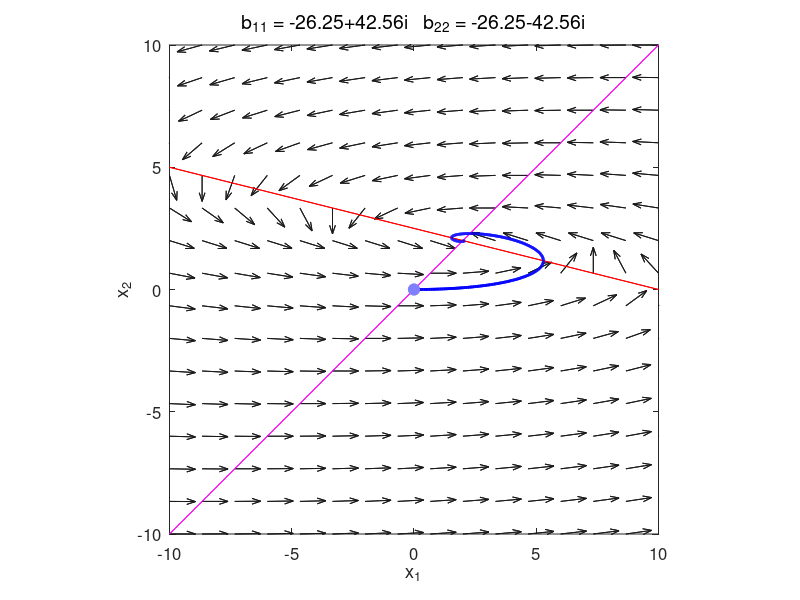
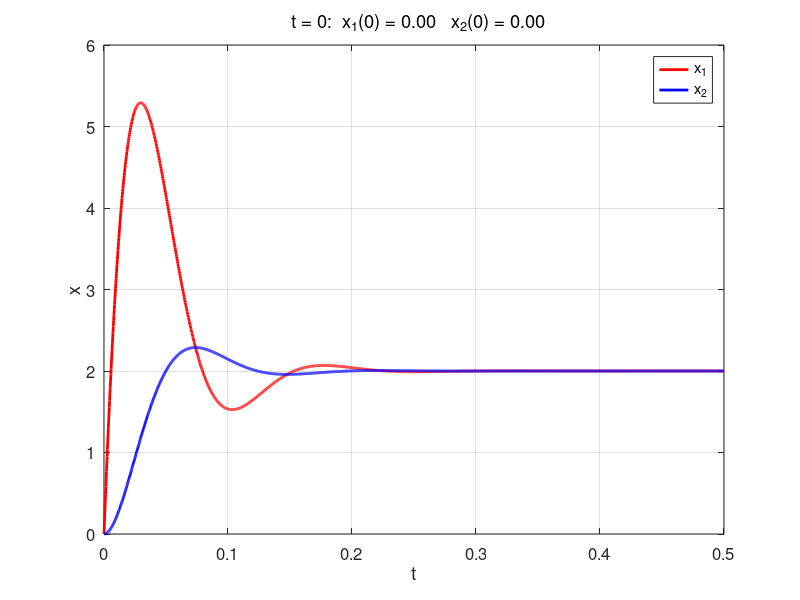

The MATLAB script that drew these images, in order:
% chaos10.m

% Dynamics of Linear and Nonlinear Systems
% PHASE PLANE ANALYSIS: LInear Systems

% Ian Cooper
% email: ian.cooper@sydney.edu.au
% School of Physics, University of Sydney
% 180813 / Matlab version R2018a

% DOING PHYSICS WITH MATLAB 
%    ../mphome.htm
% Reference page for documentation and notes
%    http://www.physics.usyd.edu.au/teach_res/mp/doc/chaos10.pdf

clear 
close all  % comment/uncomment to hold on plot for extra initial conditions
clc


% INPUTS [default values] ===========================================

% D.E. coefficients  K matrix  [2 1 0; 2 -1 0]
  k11 = -40; k12 = -160; k13 = 400;
  k21 = 12.5; k22 = -12.5; k23 = 0;

% Initial conditions t = 0 : range for x1(1)  [-10:10]
   x1I = 0;
   
% Initial conditions: t = 0  x2(1) values  [9]
   x2I = 0;  

% Time domain: time interval tMax [15] / number of time steps nT [2000]
   tMax = 0.5;
   nT = 2000;

% Phase space setup: dimensions [-10 to + 10] / number of vectors nX*nX [16] 
   L = 10;
   x1Min = -L; 
   x1Max = L;
   x2Min = -L; 
   x2Max = L;
   nX = 16;      

     
% CALCULATIONS =====================================================

% K matrix
   K = [k11 k12;k21 k22];
 
% Equilibrium (critical) point 
   xC = K\[-k13;-k23];
    
% (x,y) coordinates for a set of Initial Conditions
   LenXI = length(x1I);
   x1I(LenXI+1:2*LenXI) = x1I;
   x2I = x2I.*ones(1,LenXI);
   x2I(LenXI+1:2*LenXI) = -x2I;

% Eigenfunctions a and eigenvalues b
   [a, b] = eig(K);
   

% COMMAND WINDOW OUTPUT  ==============================================
  disp('D.E. coefficients k11 k12 k13 / k21 k23 k23')
  fprintf('   %2.2f   %2.2f   %2.2f ',k11,k12,k13);
  disp('  ')
  fprintf('   %2.2f   %2.2f   %2.2f ',k21,k22,k23);
  disp('  ')
  disp('  ')
  disp('Eigenvalues b = ')
  disp(b)
  disp('Eigenfunction a = ')
  disp(a)
  
  
% SOLUTIONS D.E.  =====================================================  
figure(1)   % phase space portrait
   FS = 12;
   pos = [0.02 0.05 0.25 0.35];
   set(gcf,'Units','normalized');
   set(gcf,'Position',pos);
   set(gcf,'color','w');
   
for c = 1:2*LenXI 
% Initial conditions    
   xI = [x1I(c);x2I(c)];

% C coefficients
   C = a\(xI-xC);

% c coefficients
   cc = zeros(2,2);
   cc(:,1) = a(:,1)*C(1);
   cc(:,2) = a(:,2)*C(2);

% Time domain 
   t = linspace(0,tMax,nT);
  
% Phase space state variables: Solutions  
   x1 = cc(1,1).*exp(b(1,1)*t) + cc(1,2).*exp(b(2,2)*t);
   x2 = cc(2,1).*exp(b(1,1)*t) + cc(2,2).*exp(b(2,2)*t);

% Translations  
   x1 = x1 + xC(1);
   x2 = x2 + xC(2);
  
% Phase plane grid and unit vectors
   x = linspace(x1Min,x1Max,nX);
   y = linspace(x2Min,x2Max,nX);
   [xx, yy] = meshgrid(x,y);
   f = K(1,1).*xx + K(1,2).*yy + k13;
   g = K(2,1).*xx + K(2,2).*yy + k23;
  
   fs = f./sqrt(f.^2 + g.^2);    % unit vectors
   gs = g./sqrt(f.^2  +g.^2);
  
% x1 and x2 nullclines: slopes m 
   mx = -(K(1,1))/K(1,2);
   my = -(K(2,1))/K(2,2);
   xN = mx .* x - k13/k12;
   yN = my .* x - k23/k22;
   


   
% GRAPHICS ============================================================   

% VECTOR FIELD
   hq = quiver(xx,yy,fs,gs);
   xlim([x1Min x1Max])
   ylim([x2Min x2Max])
   
   set(hq,'color',[0.1 0.1 0.1],'AutoScaleFactor',0.6);
   set(gca,'fontsize',FS)
   
   hold on
   
% NULLCLINES
   xP = x; yP = xN;
   if K(1,2) == 0
     xP = [xC(1) xC(1)];  yP = [x2Min x2Max]; 
   end    
   plot(xP,yP,'r');
   
   xP = x; yP = yN;
   if K(2,2) == 0
     xP = [xC(1) xC(1)];  yP = [x2Min x2Max]; 
   end    
   plot(xP,yP,'m');
   
% TRAJECTORY   
   plot(real(x1),real(x2),'b','linewidth',2);
   
% INITIAL CONDITIONS   
   Hplot = plot(real(x1(1)),real(x2(1)),'o');
   set(Hplot,'markersize',8,'markerFaceColor',[0.5 0.5 1],'markerEdgeColor',[0.5 0.5 1])
   
% Graph setup   
   axis square
   xlabel('x_1')
   ylabel('x_2')
   box on
   tm1 = 'b_{11} = ';
   tm2 = num2str(b(1,1),'%3.2f ');
   tm3 = '   b_{22} = ';
   tm4 = num2str(b(2,2),'%3.2f');
   tm = [tm1 tm2 tm3 tm4];
   ht = title(tm,'fontweight','normal');
   set(ht,'Fontsize',14);
end

figure(2)  % state variables as functions of time
   FS = 12;
   pos = [0.32 0.05 0.25 0.35];
   set(gcf,'Units','normalized');
   set(gcf,'Position',pos);
   set(gcf,'color','w');
   
   xP = t; yP = real(x1);
   plot(xP,yP,'r','linewidth',2);
   hold on
   yP = real(x2);
   plot(xP,yP,'b','linewidth',2)
   grid on
   legend('x_1','x_2');
   xlabel('t'); ylabel('x');
   tm1 = '  t = 0:  x_1(0) = ';
   tm2 = num2str(real(x1(1)),'%3.2f ');
   tm3 = '   x_2(0) = ';
   tm4 = num2str(real(x2(1)),'%3.2f');
   tm = [tm1 tm2 tm3 tm4];
   title(tm,'fontweight','normal')
   set(gca,'fontsize',FS)
   
   
   
